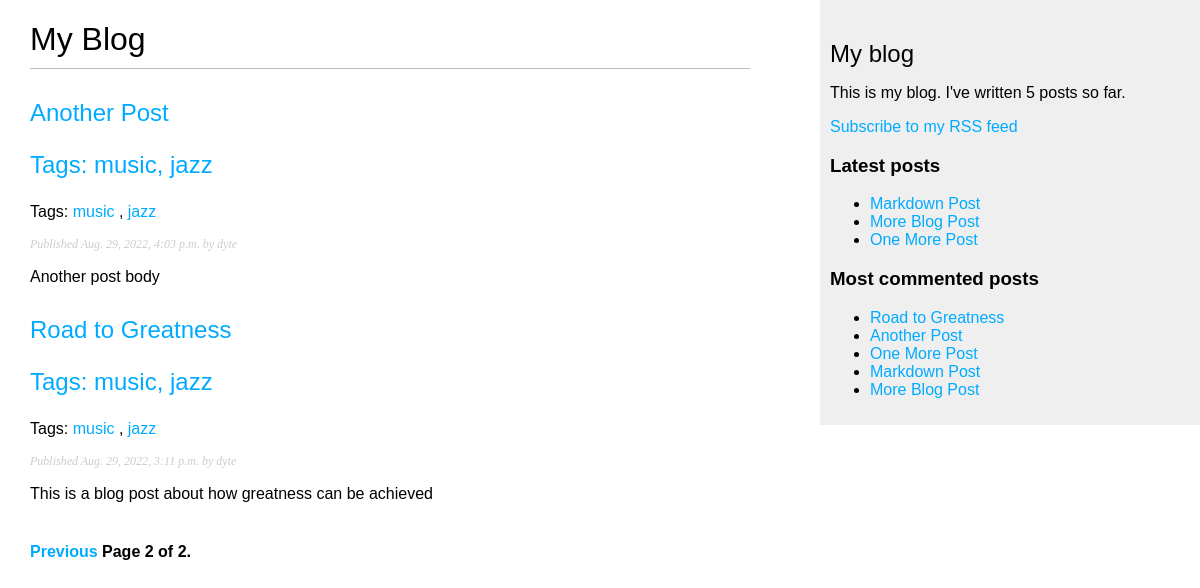
Screenshot of /blog/?page=2 with the database file from the repository.
### blog/models.py (models this page shows, shortened)
class Post(models.Model):
	STATUS_CHOICES = (
		('draft', 'Draft'),
		('published', 'Published'),
	)
	title = models.CharField(max_length=250)
	slug = models.SlugField(max_length=250,
							unique_for_date='publish')
	author = models.ForeignKey(User,
							   on_delete=models.CASCADE,
							   related_name='blog_posts')
	body = models.TextField()
	publish = models.DateTimeField(default=timezone.now)
	created = models.DateTimeField(auto_now_add=True)
	updated = models.DateTimeField(auto_now=True)
	status = models.CharField(max_length=10,
							  choices=STATUS_CHOICES,
							  default='draft')
	class Meta:
		ordering = ('-publish',)
	objects = models.Manager()
	published = PublishManger()
	def get_absolute_url(self):
		return reverse('blog:post_detail',
						args=[self.publish.year,
							  self.publish.month,
							  self.publish.day,
							  self.slug])
	tags = TaggableManager()

### blog/views.py (the view)
# urls.py: path('', views.post_list, name='post_list'),
def post_list(request, tag_slug=None):
	object_list = Post.published.all()
	tag = None
	if tag_slug:
		tag = get_object_or_404(Tag, slug=tag_slug)
		object_list = object_list.filter(tags__in=[tag])
	paginator = Paginator(object_list, 3)
	page = request.GET.get('page')
	try:
		posts = paginator.page(page)
	except PageNotAnInteger:
		posts = paginator.page(1)
	except EmptyPage:
		posts = paginator.page(paginator.num_pages)
	return render(request, 'blog/post/list.html', {'page': page,
												   'posts': posts,
												   'tag': tag})

### blog/models.py (called while the page is built)
	def get_queryset(self):
		return super(PublishManger,
					 self).get_queryset().filter(status='published')

### blog/templatetags/blog_tags.py (called while the page is built)
@register.simple_tag
def total_posts():
	return Post.published.count()

@register.inclusion_tag('blog/post/latest_posts.html')
def show_latest_posts(count=5):
	latest_posts = Post.published.order_by('-publish')[:count]
	return {'latest_posts': latest_posts}

@register.simple_tag
def get_most_commented_posts(count=5):
	return Post.published.annotate(total_comments=Count('comments')).order_by('total_comments')[:count]

@register.filter(name='markdown')
def markdown_format(text):
	return mark_safe(markdown.markdown(text))

### blog/templates/blog/post/list.html (shortened to what this page needs)
{% extends "blog/base.html" %}
{% load blog_tags %}
   {% block content %}
     <h1>My Blog</h1>
     {% for post in posts %}
       <h2>
         <a href="{{ post.get_absolute_url }}">
           {{ post.title }}
		   <p class="tags">Tags: {{ post.tags.all|join:", " }}</p>
         </a>
       </h2>
	   <p class="tags">
		Tags:
		{% for tag in post.tags.all %}
		  <a href="{% url 'blog:post_list_by_tag' tag.slug %}">
			{{ tag.name }}
		  </a>
		  {% if not forloop.last %}, {% endif %}
		{% endfor %}
	  </p>
       <p class="date">
         Published {{ post.publish }} by {{ post.author }}
       </p>
       {{ post.body|markdown|truncatewords_html:30 }}
     {% endfor %}
	 {% include "pagination.html" with page=posts %}
   {% endblock %}

### blog/templates/blog/base.html (shortened to what this page needs)
{% load blog_tags %}
{% load static %}
<!DOCTYPE html>
<html>
   	<head>
     	<link href='{% static "css/blog.css" %}' rel="stylesheet">
   	</head>
   	<body>
     	<div id="content">
       		{% block content %}
       		{% endblock %}
     	</div>
     	<div id="sidebar">
       		<h2>My blog</h2>
       		<p>This is my blog. I've written {% total_posts %} posts so far.</p>
			<p>
				<a href="{% url "blog:post_feed" %}">Subscribe to my RSS feed</a>
		   	</p>
			<h3>Latest posts</h3>
			{% show_latest_posts 3 %}
			<h3>Most commented posts</h3>
   			{% get_most_commented_posts as most_commented_posts %}
  	 		<ul>
    			 {% for post in most_commented_posts %}
       				<li>
        			 <a href="{{ post.get_absolute_url }}">{{ post.title }}</a>
       				</li>
     			{% endfor %}
   			</ul>
     	</div>
   	</body>
</html>

### blog/templates/blog/post/latest_posts.html
<ul>
	{% for post in latest_posts %}
		<li>
			<a href="{{ post.get_absolute_url }}">{{ post.title }}</a>
		</li>
	{% endfor %}
</ul>

### blog/static/css/blog.css (style rules this page uses)
body { margin:0; padding:0; font-family:helvetica, sans-serif; }
a { color:#00abff; text-decoration:none; }
h1 { font-weight:normal; border-bottom:1px solid #bbb; padding:0 0 10px 0; }
h2 { font-weight:normal; margin:30px 0 0; }
#content { float:left; width:60%; padding:0 0 0 30px; }
#sidebar { float:right; width:30%; padding:10px; background:#efefef; height:100%; }
p.date { color:#ccc; font-family: georgia, serif; font-size: 12px; font-style: italic; }

### rows the page displays
Post: title "Another Post", tags.all "music, jazz", publish "Aug. 29, 2022, 4:03 p.m.", author "dyte", body "Another post body"
Tag: name "music"
Tag: name "jazz"
Post: title "Road to Greatness", tags.all "music, jazz", publish "Aug. 29, 2022, 3:11 p.m.", author "dyte", body "This is a blog post about how greatness can be achieved"
Post: title "Markdown Post"
Post: title "More Blog Post"
Post: title "One More Post"

### other values shown
{{ page.number }} "2"
{{ page.paginator.num_pages }} "2"
